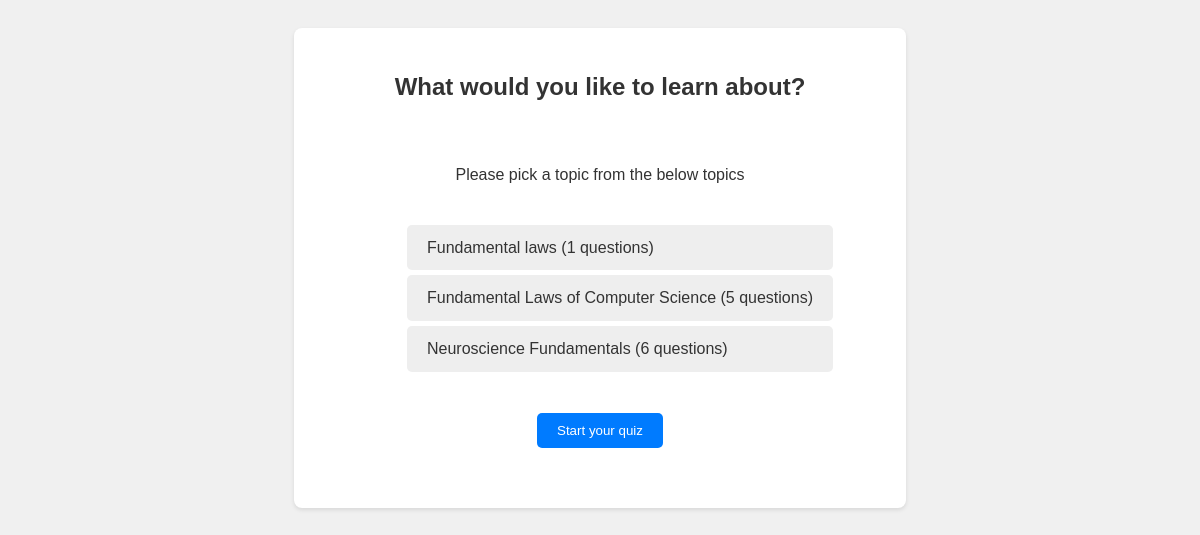
Before: / with the older database file.
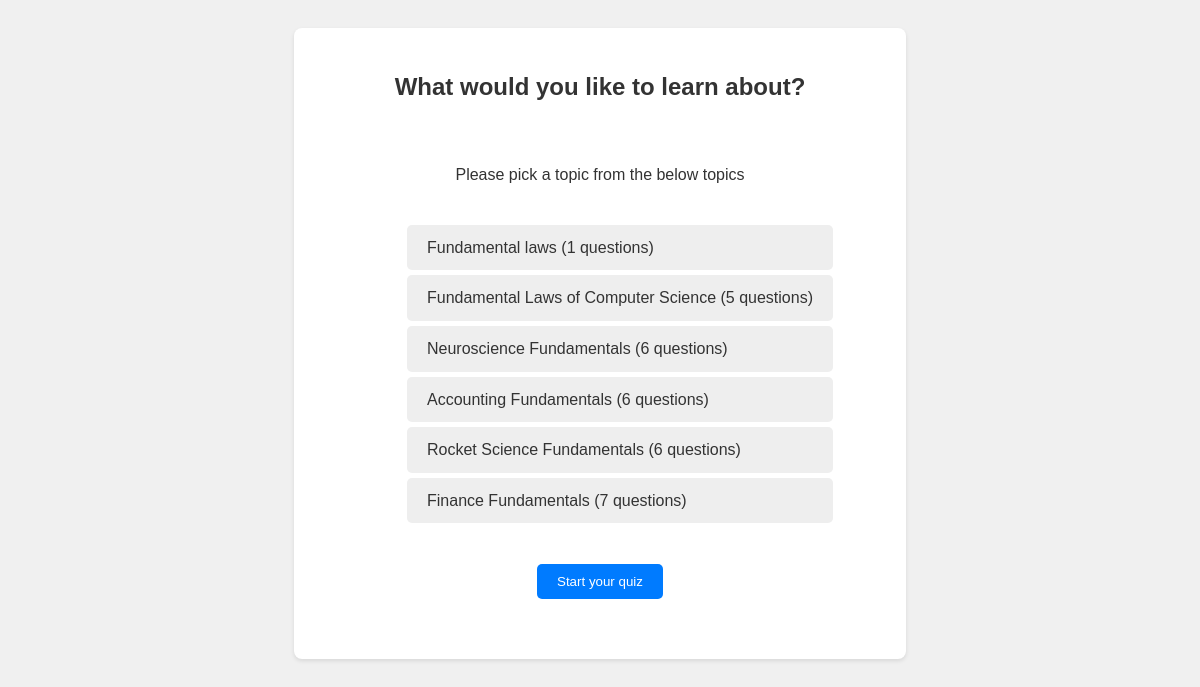
After: the same page with the newer database file.
### sim/models.py (models this page shows)
class Quiz(models.Model):
  name = models.CharField(max_length=300)

### sim/views.py (the view)
# urls.py: path('', views.start_quiz_view, name='start'),
def start_quiz_view(request) -> HttpResponse:
  topics = Quiz.objects.all().annotate(questions_count=Count('question'))
  return render(
    request, 'start.html', context={'topics': topics}
  )

### sim/templates/start.html (shortened to what this page needs)
<!DOCTYPE html>
<html lang="en">
  <head>
  </head>
  <body>
    <form id="topic-container" hx-post="{% url 'get-questions' %}/start">
      <h2 id="heading-text">What would you like to learn about?</h2>
      <div id="topic-list">
        <p>Please pick a topic from the below topics</p>
        <ol style="list-style-type: none">
          {% for topic in topics %}
          <li class="option">
            <label for="topic-{{ forloop.counter0 }}"
              >{{ topic.name }} ({{ topic.questions_count }} questions)</label
            >
          </li>
          {% endfor %}
        </ol>
        <button class="btn" type="submit">Start your quiz</button>
      </div>
    </form>
  </body>
</html>

### sim/templates/start.html (style rules this page uses)
body { font-family: "Arial", sans-serif; background-color: #f0f0f0; color: #333; line-height: 1.6; padding: 20px; }
#topic-container { background-color: #fff; padding: 20px; border-radius: 8px; box-shadow: 0 2px 4px rgba(0, 0, 0, 0.1); margin: auto; width: 50%; }
#topic-list { justify-content: center; display: flex; flex-direction: column; align-items: center; padding: 20px; }
.option { border-radius: 10px; }
.option label { display: block; padding: 10px 20px; background-color: #eeeeee; border-radius: 5px; margin: 5px 0; cursor: pointer; transition: background-color 0.3s; }
#heading-text { text-align: center; }
.btn { background-color: #007bff; color: #fff; border: none; padding: 10px 20px; border-radius: 5px; cursor: pointer; transition: background-color 0.3s ease-out; display: block; margin: 20px auto; }

Changed rows visible on the page:
added Quiz: name "Accounting Fundamentals", questions_count "6"
added Quiz: name "Rocket Science Fundamentals", questions_count "6"
added Quiz: name "Finance Fundamentals", questions_count "7"
